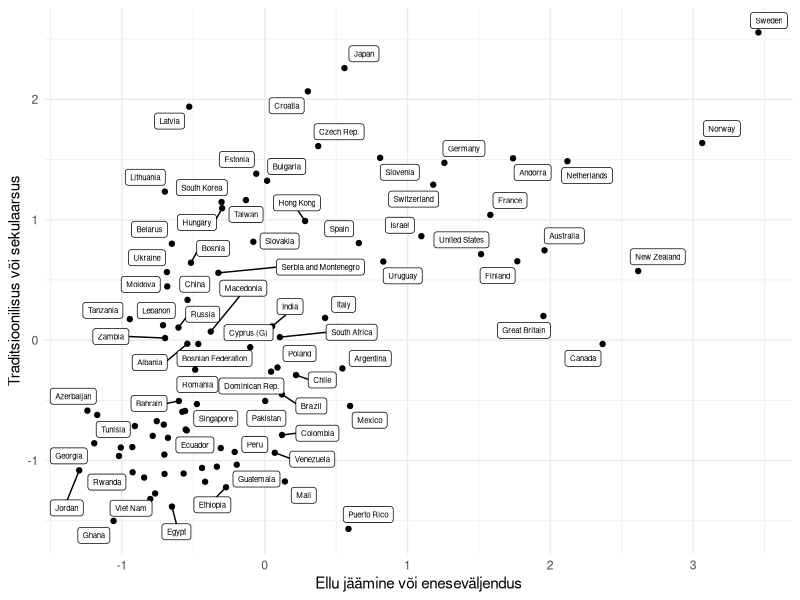
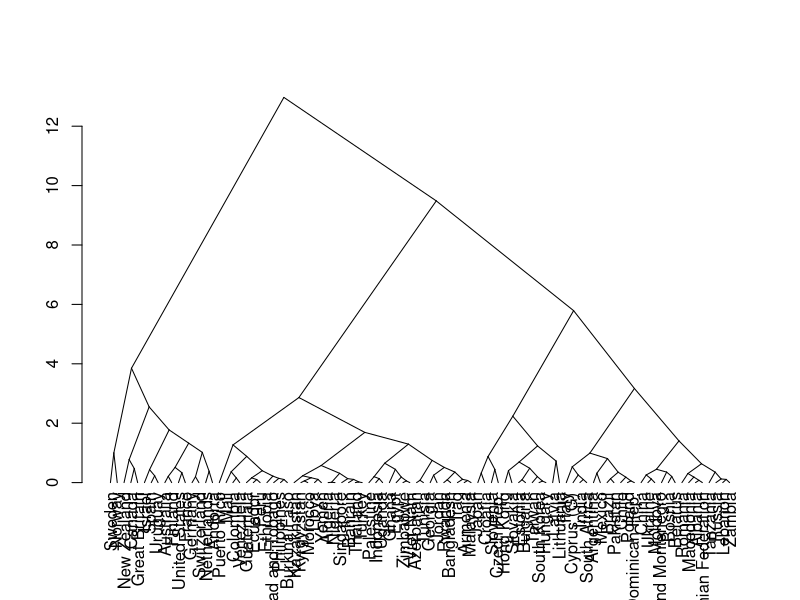
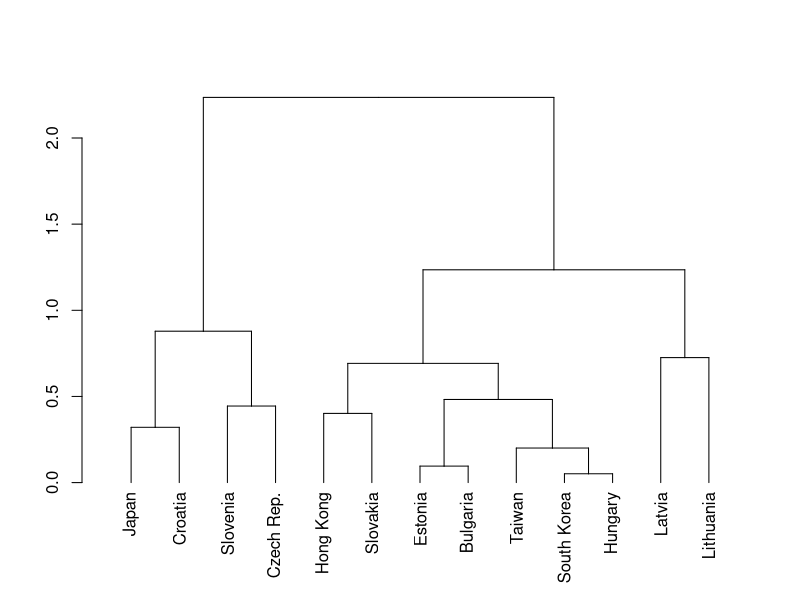
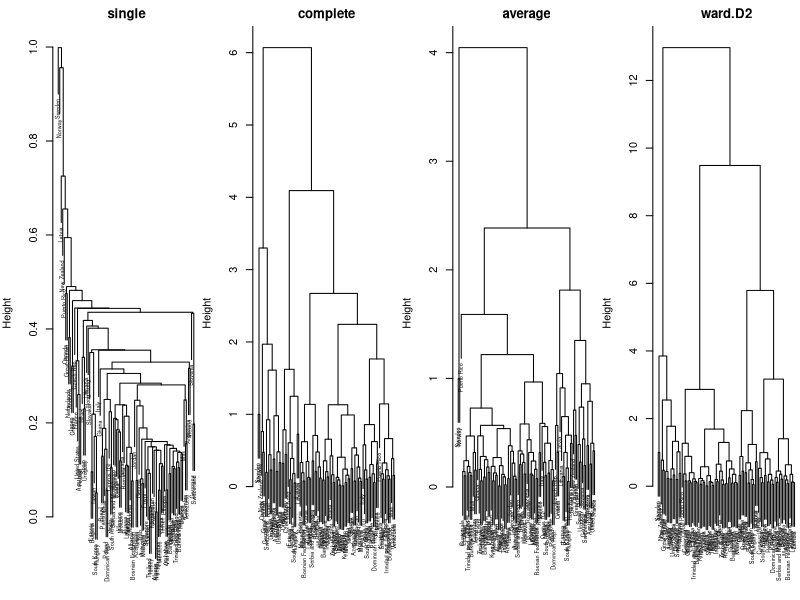
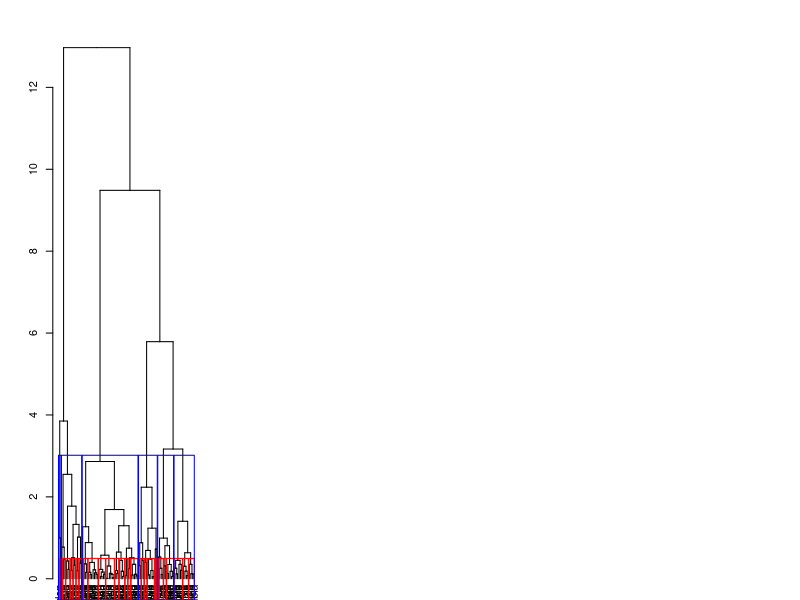
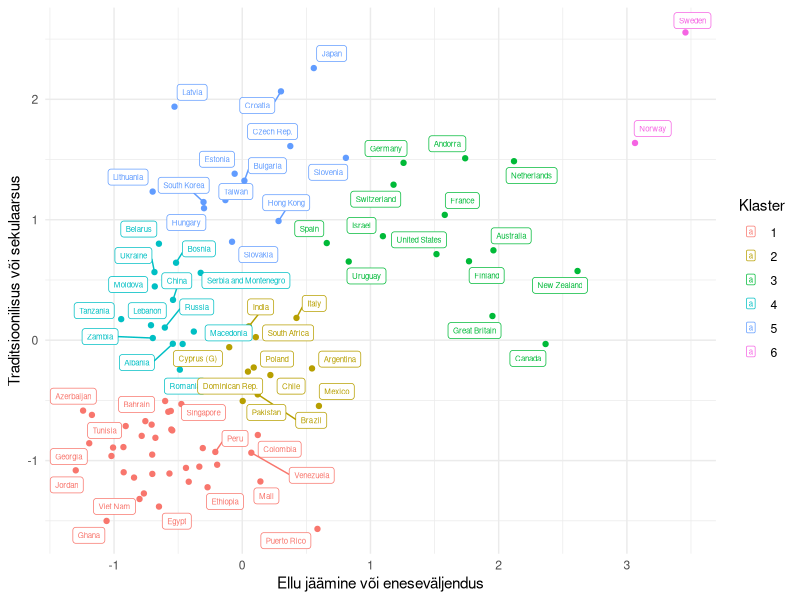

Reproduce these figures in R, in order.
## ---- chunk 1
library('magrittr')
wvs <- read.csv('andmed/wvsmap.csv', row.names = 1)
head(wvs)
## ---- chunk 2
wvs[] %<>% sapply(scale)
## ---- chunk 3
library('ggplot2')
library('ggrepel')
Seos <- ggplot(wvs) + 
  aes(x = survexp, y = tradsec, label = rownames(wvs)) + 
  labs(x = "Ellu jäämine või eneseväljendus", 
       y = "Traditsioonilisus või sekulaarsus") + 
  geom_point() + 
  geom_label_repel(size = 2) + 
  theme_minimal()
Seos
## ---- chunk 4
#| column: page-right
#| fig.width: 15
kaugused <- dist(na.omit(wvs), method = 'euclidean')
puu <- hclust(kaugused, method = 'ward.D2')
puujoonis <- as.dendrogram(puu)
plot(puujoonis, type = 'triangle')
## ---- chunk 5
cut(puujoonis, h = 3)$lower[[4]] %>% plot
## ---- chunk 6
#| column: page-right
#| fig.width: 15
par(mfrow = c(1,4), mar = c(0,4,2,0))
for (i in c('single', 'complete', 'average', 'ward.D2')) {
  dist(wvs) %>% hclust(method = i) %>% plot(main = i, cex = .5)
}
## ---- chunk 7
#| column: page-right
#| fig.width: 15
plot(puujoonis)
rect.hclust(puu, h = .5, border = 'red')
rect.hclust(puu, k = 6, border = 'blue')
## ---- chunk 8
klastridH <- cutree(puu, h = .5)
klastridK <- cutree(puu, k = 6)
wvs$klaster <- klastridK
head(wvs)
## ---- chunk 9
Seos + 
  aes(color = as.factor(klastridK)) + 
  labs(color = "Klaster")
